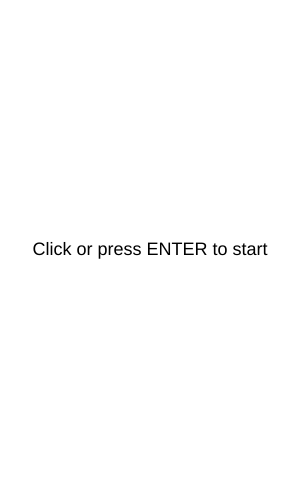
Frame 1 (no input)
Frame 60 (no input): identical to frame 1, image omitted
Frame 120 (the mouse pressed at the canvas centre since frame 60): identical to frame 1, image omitted

The p5.js sketch that drew this single still picture (run headless with seeded random() and noise() and a simulated clock; from frame 60 on, the mouse is pressed at the canvas centre):

// p5.js sketch
// ── sketch.js
let carX = 133;
let carY = 400; 
let carWidth = 35;
let carHeight = 60;
let carSpeed = 5;

let enemyX = 100;
let enemyY = -60;
let enemyWidth = 35;
let enemyHeight = 60;
let enemySpeed = 4;
let carColors = ['green', 'purple', 'orange', 'pink', 'cyan'];
let enemyColor = 'red';
let lineY = -60;

let score = 0;
let highScore = 0; // Sparar ditt bästa resultat
let gameState = 'menu'; // 'menu', 'PLAY', 'gameover'

function setup() {
  createCanvas(300, 500);
}

function draw() {
  background(50); // Mörkgrå asfalt 
  noStroke();

  if (gameState === "menu") {
    fill(255);
    rect(0, 0, width, height);
    fill(0);
    textSize(18);
    textAlign(CENTER, CENTER);
    text("Click or press ENTER to start", width / 2, height / 2);

  
  } 
  else if (gameState === "PLAY") {
    // Flytta och rita vägmarkeringar
    lineY += enemySpeed;
    if (lineY >= 0) {
      lineY = -40;
    }
    fill(255);
    for (let i = lineY; i < height; i += 40) {
      rect(145, i, 10, 20);
    }

    // Rita gräset
    fill(34, 139, 34);
    rect(0, 0, 20, height);
    rect(width - 20, 0, 20, height);

    // Rita spelarens bil
    fill(255, 0, 0);
    rect(carX, carY, carWidth, carHeight, 5);
    fill(200, 0, 0);
    rect(carX, carY, carWidth, carHeight - 15, 5);
    fill(160, 0, 0);
    rect(carX, carY, carWidth, carHeight - 40, 5);
    fill(255, 255, 0);
    rect(carX + 2, carY + carHeight - 10, 10, 5);
    rect(carX + carWidth - 12, carY + carHeight - 10, 10, 5);
    fill(0, 0, 255);
    rect(carX + 4, carY + 22, carWidth - 8, carHeight - 40, 5);

    // Styr bilen med piltangenterna
    if (keyIsDown(LEFT_ARROW) && carX > 20) {
      carX -= carSpeed;
    }
    if (keyIsDown(RIGHT_ARROW) && carX < width - carWidth - 20) {
      carX += carSpeed;
    }   

    // Flytta mötande bil och öka farten vid poäng
    enemyY = enemyY + enemySpeed;
    if (enemyY > height) {
      enemyY = -enemyHeight;
      enemyX = random(40, width - 40 - enemyWidth);
      enemyColor = random(carColors);
      score += 1;
      enemySpeed += 0.25; // Ökar farten på både bil och vägmarkeringar
    }

    // Rita mötande bil 
    fill(enemyColor);
    rect(enemyX, enemyY, enemyWidth, enemyHeight, 5);
    fill(255, 255, 255);
    rect(enemyX + 2, enemyY + enemyHeight - 10, 10, 5);
    rect(enemyX + enemyWidth - 12, enemyY + enemyHeight - 10, 10, 5);
    fill(0, 0, 255);
    rect(enemyX + 4, enemyY + 22, enemyWidth - 8, enemyHeight - 40, 5);
    fill(0, 0, 0, 55);
    rect(enemyX, enemyY, enemyWidth, enemyHeight - 15, 5);
    fill(0, 0, 0, 95);
    rect(enemyX, enemyY, enemyWidth, enemyHeight - 40, 5);

    // Visa poängen
    fill(255);
    textSize(18);
    textAlign(LEFT, TOP);
    text("Poäng: " + score, 30, 15);

    // Kolla kollision
    if (
      carX < enemyX + enemyWidth &&
      carX + carWidth > enemyX &&
      carY < enemyY + enemyHeight &&
      carY + carHeight > enemyY
    ) {
      // Uppdatera highscore om nuvarande poäng är högre
      if (score > highScore) {
        highScore = score;
      }
      gameState = "gameover";
    }
  }
  else if (gameState === "gameover") {
    fill(0, 0, 0, 180);
    rect(0, 0, width, height);

    fill(255);
    textSize(32);
    textAlign(CENTER, CENTER);
    text("GAME OVER", width / 2, height / 2 - 50);
    
    textSize(20);
    text("Slutpoäng: " + score, width / 2, height / 2 - 5);

    fill(255, 215, 0); // Guldgul text för highscore
    text("Highscore: " + highScore, width / 2, height / 2 + 25);

    fill(255);
    textSize(13);
    text("Klicka eller tryck ENTER för att spela igen", width / 2, height / 2 + 65);

  }
}

// Startar eller startar om med ENTER eller mellanslag
function keyPressed() {
  if (keyCode === ENTER || key === ' ' || keyCode === 32) {
    if (gameState === "menu") {
      gameState = "PLAY";
    } else if (gameState === "gameover") {
      resetGame();
    }
  }
}

function resetGame() {
  carX = 133;
  carY = 400;
  enemyY = -60;
  enemyX = random(40, width - 40 - enemyWidth);
  enemySpeed = 4; // Återställer farten till startvärdet
  score = 0;
  gameState = "PLAY";
}
// ── style.css
html, body {
  margin: 0;
  padding: 0;
}
canvas {
  display: block;
}
body{
  background-color: rgb(0, 0, 0);

}
a {
  text-decoration: none;
  color: white;
  font-size: 20px;
 
}
